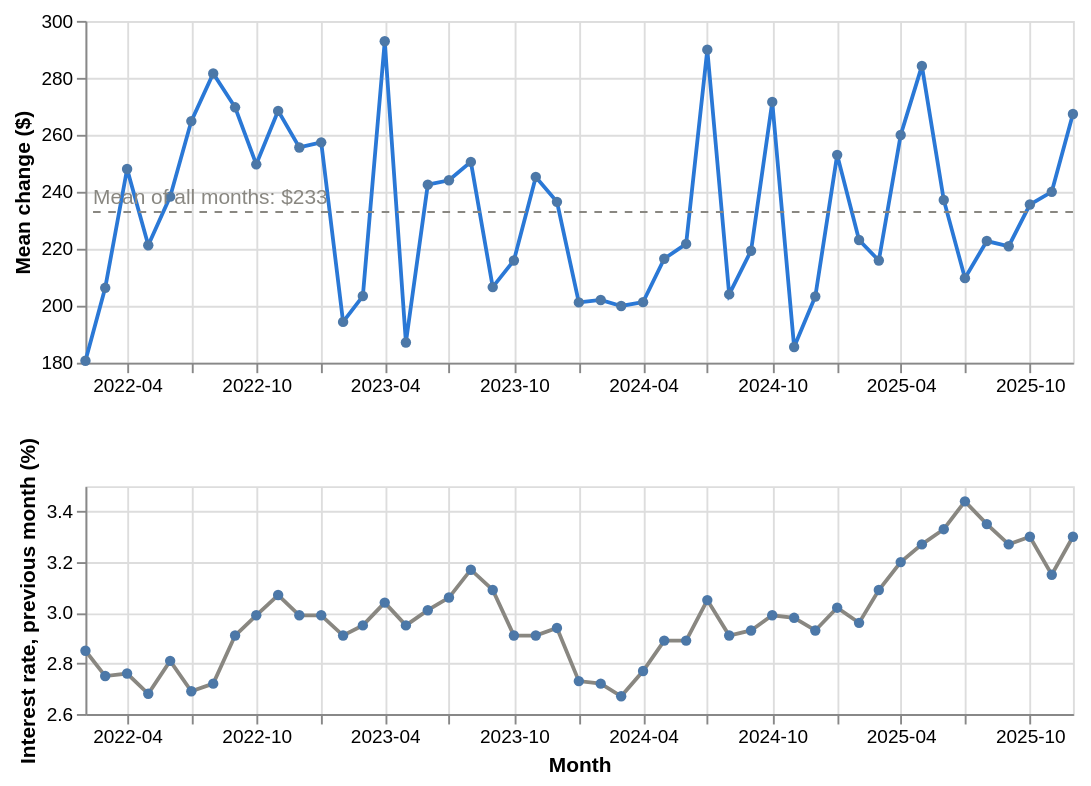

Notebook code for this chart:
### Code cell
# Does bank-wide growth trend over time? If growth and an indicator both drifted with the calendar,
# that shared drift alone could produce an association.
month_order = pd.Series(np.arange(len(table)), dtype=float)
display(spearman_summary(month_order, table["mean_change"], "month_order").to_frame(
    "Spearman, month order vs mean balance change"))

over_time = table.assign(month_start=table["month"].dt.to_timestamp())[
    ["month_start", "mean_change", "interest_rate", "unemployment_rate", "consumer_sentiment"]]
growth = alt.Chart(over_time).mark_line(color="#2a78d6", point=True).encode(
    x=alt.X("month_start:T", title=None, axis=alt.Axis(format="%Y-%m", labelAlign="center")), y=alt.Y("mean_change:Q", title="Mean change ($)", scale=alt.Scale(zero=False)))
reference = pd.DataFrame({"y": [overall_mean], "label": [f"Mean of all months: ${overall_mean:.0f}"]})
growth_ref = (alt.Chart(reference).mark_rule(color="#898781", strokeDash=[4, 4]).encode(y="y:Q")
              + alt.Chart(reference).mark_text(align="left", dx=4, dy=-7, color="#898781").encode(
                  y="y:Q", x=alt.value(0), text="label:N"))
rate = alt.Chart(over_time).mark_line(color="#898781", point=True).encode(
    x=alt.X("month_start:T", title="Month", axis=alt.Axis(format="%Y-%m", labelAlign="center")), y=alt.Y("interest_rate:Q", title="Interest rate, previous month (%)",
                                                     scale=alt.Scale(zero=False)))
alt.vconcat((growth + growth_ref).properties(width=520, height=180), rate.properties(width=520, height=120))

### Figure 1 — Vega-Lite specification as saved in the notebook (floating-point values rounded to 4 significant figures)
{"config": {"view": {"continuousWidth": 300, "continuousHeight": 300}}, "vconcat": [{"layer": [{"data": {"name": "data-584024cc132ea4b2d43bacd63022c036"}, "mark": {"type": "line", "color": "#2a78d6", "point": true}, "encoding": {"x": {"axis": {"format": "%Y-%m", "labelAlign": "center"}, "field": "month_start", "title": null, "type": "temporal"}, "y": {"field": "mean_change", "scale": {"zero": false}, "title": "Mean change ($)", "type": "quantitative"}}}, {"layer": [{"mark": {"type": "rule", "color": "#898781", "strokeDash": [4, 4]}, "encoding": {"y": {"field": "y", "type": "quantitative"}}}, {"mark": {"type": "text", "align": "left", "color": "#898781", "dx": 4, "dy": -7}, "encoding": {"text": {"field": "label", "type": "nominal"}, "x": {"value": 0}, "y": {"field": "y", "type": "quantitative"}}}], "data": {"name": "data-04daa0b07c488fcc6688cb9b22b16637"}}], "height": 180, "width": 520}, {"data": {"name": "data-584024cc132ea4b2d43bacd63022c036"}, "mark": {"type": "line", "color": "#898781", "point": true}, "encoding": {"x": {"axis": {"format": "%Y-%m", "labelAlign": "center"}, "field": "month_start", "title": "Month", "type": "temporal"}, "y": {"field": "interest_rate", "scale": {"zero": false}, "title": "Interest rate, previous month (%)", "type": "quantitative"}}, "height": 120, "width": 520}], "$schema": "https://vega.github.io/schema/vega-lite/v5.20.1.json", "datasets": {"data-584024cc132ea4b2d43bacd63022c036": [{"month_start": "2022-02-01T00:00:00", "mean_change": 180.7, "interest_rate": 2.85, "unemployment_rate": 5.15, "consumer_sentiment": 92.83}, {"month_start": "2022-03-01T00:00:00", "mean_change": 206.3, "interest_rate": 2.75, "unemployment_rate": 5.09, "consumer_sentiment": 92.27}, {"month_start": "2022-04-01T00:00:00", "mean_change": 248.0, "interest_rate": 2.76, "unemployment_rate": 4.98, "consumer_sentiment": 93.38}, {"month_start": "2022-05-01T00:00:00", "mean_change": 221.2, "interest_rate": 2.68, "unemployment_rate": 4.95, "consumer_sentiment": 92.97}, {"month_start": "2022-06-01T00:00:00", "mean_change": 238.3, "interest_rate": 2.81, "unemployment_rate": 4.79, "consumer_sentiment": 93.25}, {"month_start": "2022-07-01T00:00:00", "mean_change": 264.8, "interest_rate": 2.69, "unemployment_rate": 4.66, "consumer_sentiment": 93.67}, {"month_start": "2022-08-01T00:00:00", "mean_change": 281.5, "interest_rate": 2.72, "unemployment_rate": 4.59, "consumer_sentiment": 93.76}, {"month_start": "2022-09-01T00:00:00", "mean_change": 269.7, "interest_rate": 2.91, "unemployment_rate": 4.64, "consumer_sentiment": 93.52}, {"month_start": "2022-10-01T00:00:00", "mean_change": 249.6, "interest_rate": 2.99, "unemployment_rate": 4.75, "consumer_sentiment": 93.34}, {"month_start": "2022-11-01T00:00:00", "mean_change": 268.4, "interest_rate": 3.07, "unemployment_rate": 4.94, "consumer_sentiment": 92.23}, {"month_start": "2022-12-01T00:00:00", "mean_change": 255.6, "interest_rate": 2.99, "unemployment_rate": 4.93, "consumer_sentiment": 92.82}, {"month_start": "2023-01-01T00:00:00", "mean_change": 257.4, "interest_rate": 2.99, "unemployment_rate": 5.08, "consumer_sentiment": 91.87}, {"month_start": "2023-02-01T00:00:00", "mean_change": 194.3, "interest_rate": 2.91, "unemployment_rate": 4.97, "consumer_sentiment": 72.19}, {"month_start": "2023-03-01T00:00:00", "mean_change": 203.4, "interest_rate": 2.95, "unemployment_rate": 4.97, "consumer_sentiment": 71.8}, {"month_start": "2023-04-01T00:00:00", "mean_change": 292.8, "interest_rate": 3.04, "unemployment_rate": 4.99, "consumer_sentiment": 71.74}, {"month_start": "2023-05-01T00:00:00", "mean_change": 187.1, "interest_rate": 2.95, "unemployment_rate": 5.0, "consumer_sentiment": 71.69}, {"month_start": "2023-06-01T00:00:00", "mean_change": 242.5, "interest_rate": 3.01, "unemployment_rate": 5.11, "consumer_sentiment": 70.98}, {"month_start": "2023-07-01T00:00:00", "mean_change": 244.1, "interest_rate": 3.06, "unemployment_rate": 5.16, "consumer_sentiment": 71.09}, {"month_start": "2023-08-01T00:00:00", "mean_change": 250.5, "interest_rate": 3.17, "unemployment_rate": 5.26, "consumer_sentiment": 70.23}, {"month_start": "2023-09-01T00:00:00", "mean_change": 206.5, "interest_rate": 3.09, "unemployment_rate": 5.23, "consumer_sentiment": 70.13}, {"month_start": "2023-10-01T00:00:00", "mean_change": 215.9, "interest_rate": 2.91, "unemployment_rate": 5.3, "consumer_sentiment": 69.19}, {"month_start": "2023-11-01T00:00:00", "mean_change": 245.2, "interest_rate": 2.91, "unemployment_rate": 5.19, "consumer_sentiment": 69.12}, {"month_start": "2023-12-01T00:00:00", "mean_change": 236.5, "interest_rate": 2.94, "unemployment_rate": 5.2, "consumer_sentiment": 69.39}, {"month_start": "2024-01-01T00:00:00", "mean_change": 201.2, "interest_rate": 2.73, "unemployment_rate": 5.22, "consumer_sentiment": 69.43}, {"month_start": "2024-02-01T00:00:00", "mean_change": 202.0, "interest_rate": 2.72, "unemployment_rate": 5.27, "consumer_sentiment": 69.61}, {"month_start": "2024-03-01T00:00:00", "mean_change": 199.9, "interest_rate": 2.67, "unemployment_rate": 5.2, "consumer_sentiment": 70.12}, {"month_start": "2024-04-01T00:00:00", "mean_change": 201.3, "interest_rate": 2.77, "unemployment_rate": 5.42, "consumer_sentiment": 69.65}, {"month_start": "2024-05-01T00:00:00", "mean_change": 216.5, "interest_rate": 2.89, "unemployment_rate": 5.34, "consumer_sentiment": 69.9}, {"month_start": "2024-06-01T00:00:00", "mean_change": 221.7, "interest_rate": 2.89, "unemployment_rate": 5.02, "consumer_sentiment": 71.62}, {"month_start": "2024-07-01T00:00:00", "mean_change": 289.9, "interest_rate": 3.05, "unemployment_rate": 4.88, "consumer_sentiment": 72.43}, {"month_start": "2024-08-01T00:00:00", "mean_change": 204.0, "interest_rate": 2.91, "unemployment_rate": 4.99, "consumer_sentiment": 91.61}, {"month_start": "2024-09-01T00:00:00", "mean_change": 219.3, "interest_rate": 2.93, "unemployment_rate": 4.93, "consumer_sentiment": 91.6}, {"month_start": "2024-10-01T00:00:00", "mean_change": 271.5, "interest_rate": 2.99, "unemployment_rate": 5.09, "consumer_sentiment": 90.78}, {"month_start": "2024-11-01T00:00:00", "mean_change": 185.5, "interest_rate": 2.98, "unemployment_rate": 5.15, "consumer_sentiment": 91.45}, {"month_start": "2024-12-01T00:00:00", "mean_change": 203.2, "interest_rate": 2.93, "unemployment_rate": 5.09, "consumer_sentiment": 91.88}, {"month_start": "2025-01-01T00:00:00", "mean_change": 253.0, "interest_rate": 3.02, "unemployment_rate": 5.12, "consumer_sentiment": 91.89}, {"month_start": "2025-02-01T00:00:00", "mean_change": 223.1, "interest_rate": 2.96, "unemployment_rate": 5.2, "consumer_sentiment": 92.08}, {"month_start": "2025-03-01T00:00:00", "mean_change": 215.9, "interest_rate": 3.09, "unemployment_rate": 5.14, "consumer_sentiment": 92.0}, {"month_start": "2025-04-01T00:00:00", "mean_change": 259.9, "interest_rate": 3.2, "unemployment_rate": 5.22, "consumer_sentiment": 91.55}, {"month_start": "2025-05-01T00:00:00", "mean_change": 284.2, "interest_rate": 3.27, "unemployment_rate": 5.19, "consumer_sentiment": 91.53}, {"month_start": "2025-06-01T00:00:00", "mean_change": 237.1, "interest_rate": 3.33, "unemployment_rate": 5.11, "consumer_sentiment": 91.7}, {"month_start": "2025-07-01T00:00:00", "mean_change": 209.7, "interest_rate": 3.44, "unemployment_rate": 5.19, "consumer_sentiment": 91.69}, {"month_start": "2025-08-01T00:00:00", "mean_change": 222.7, "interest_rate": 3.35, "unemployment_rate": 5.19, "consumer_sentiment": 91.85}, {"month_start": "2025-09-01T00:00:00", "mean_change": 220.9, "interest_rate": 3.27, "unemployment_rate": 5.16, "consumer_sentiment": 92.21}, {"month_start": "2025-10-01T00:00:00", "mean_change": 235.5, "interest_rate": 3.3, "unemployment_rate": 5.19, "consumer_sentiment": 92.43}, {"month_start": "2025-11-01T00:00:00", "mean_change": 240.0, "interest_rate": 3.15, "unemployment_rate": 5.05, "consumer_sentiment": 93.18}, {"month_start": "2025-12-01T00:00:00", "mean_change": 267.3, "interest_rate": 3.3, "unemployment_rate": 5.13, "consumer_sentiment": 92.4}], "data-04daa0b07c488fcc6688cb9b22b16637": [{"y": 232.9, "label": "Mean of all months: $233"}]}}
